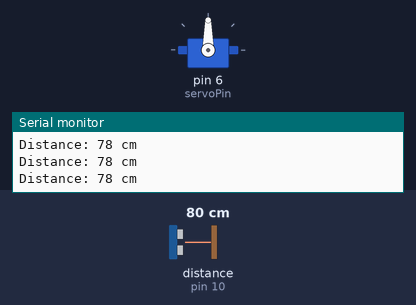
Recording of a sketch running on a simulated Arduino Uno, built with avr-gcc and run on an emulated ATmega328P. Shown: servo, the last lines printed to the serial monitor. Wiring (inferred from the names in the program): ultrasonic range finder: trigger pin 9; echo pin 10. The test bench sets the inputs (shaded band); at power-on: distance to the obstacle (sensor on pin 10) 80 cm. The echo pulse lasts 58.3 µs per cm.

Above: at 1.2 s.
1.3 s: distance to the obstacle (sensor on pin 10) set to 13 cm
2.8 s: distance to the obstacle (sensor on pin 10) set to 10 cm
At 4.2 s:
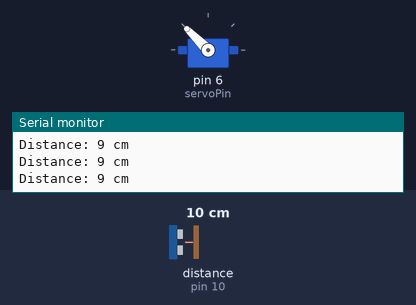
4.7 s: distance to the obstacle (sensor on pin 10) set to 60 cm
At 6.84 s:
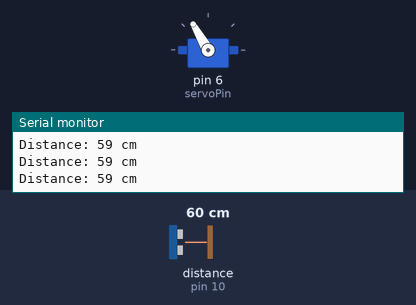
7.7 s: distance to the obstacle (sensor on pin 10) set to 9 cm
At 7.89 s:
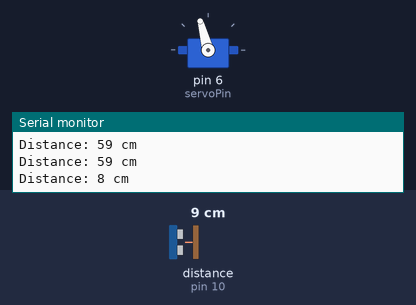
9.7 s: distance to the obstacle (sensor on pin 10) set to 35 cm
At 13.3 s:
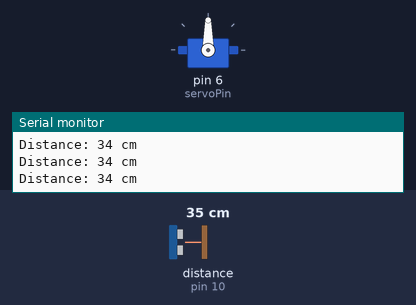
Timing chart, 0 to 13.7 s (numbered marks = the images above; inputs shaded):
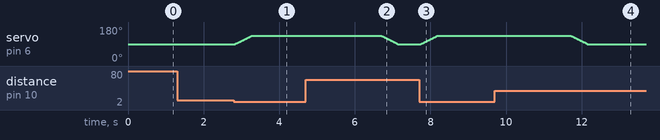

The sketch:

Ultrasonic-Parking-Barrier-System.ino
```cpp
#include <Servo.h>

Servo barrierServo;

// ----- PIN DEFINITIONS -----
const int trigPin = 9;
const int echoPin = 10;
const int servoPin = 6;

// ----- DISTANCE SETTINGS -----
const int triggerDistance = 10; // cm

// ----- SERVO POSITIONS -----
const int CLOSED_POS = 90;
const int OPEN_POS   = 135;  // reversed direction

// ----- TIMING -----
const int closeDelayTime = 2000; // ms (2 seconds)

long duration;
int distance;
unsigned long lastDetectedTime = 0;
bool barrierOpen = false;

void setup() {
  Serial.begin(9600);

  pinMode(trigPin, OUTPUT);
  pinMode(echoPin, INPUT);

  barrierServo.attach(servoPin);
  barrierServo.write(CLOSED_POS);
}

void loop() {

  // ----- ULTRASONIC PULSE -----
  digitalWrite(trigPin, LOW);
  delayMicroseconds(2);
  digitalWrite(trigPin, HIGH);
  delayMicroseconds(10);
  digitalWrite(trigPin, LOW);

  // ----- READ DISTANCE -----
  duration = pulseIn(echoPin, HIGH, 30000);
  distance = duration * 0.034 / 2;

  Serial.print("Distance: ");
  Serial.print(distance);
  Serial.println(" cm");

  // ----- DETECTION LOGIC -----
  if (distance > 0 && distance <= triggerDistance) {
    lastDetectedTime = millis();

    if (!barrierOpen) {
      openBarrierSmooth();
      barrierOpen = true;
    }
  }

  // ----- DELAYED CLOSE -----
  if (barrierOpen && millis() - lastDetectedTime > closeDelayTime) {
    closeBarrierSmooth();
    barrierOpen = false;
  }

  delay(50);
}

// ----- SMOOTH MOVEMENT FUNCTIONS -----

void openBarrierSmooth() {
  for (int pos = CLOSED_POS; pos <= OPEN_POS; pos++) {
    barrierServo.write(pos);
    delay(10);
  }
}

void closeBarrierSmooth() {
  for (int pos = OPEN_POS; pos >= CLOSED_POS; pos--) {
    barrierServo.write(pos);
    delay(10);
  }
}
```

Measured:
- the behaviour switches between 12 and 11 cm on distance to the obstacle (sensor on pin 10) (found by bisection; images 0 and 1)
- after the input at 2.8 s, servo on pin 6 (servoPin): moves from 90° to 135° over 0.44 s, starting at once
- after the input at 4.7 s, servo on pin 6 (servoPin): moves from 135° to 90° over 0.44 s, starting after 2.0 s
- after the input at 7.7 s, servo on pin 6 (servoPin): moves from 90° to 135° over 0.44 s, starting after 0.05 s
- after the input at 9.7 s, servo on pin 6 (servoPin): moves from 135° to 90° over 0.44 s, starting after 2.0 s
